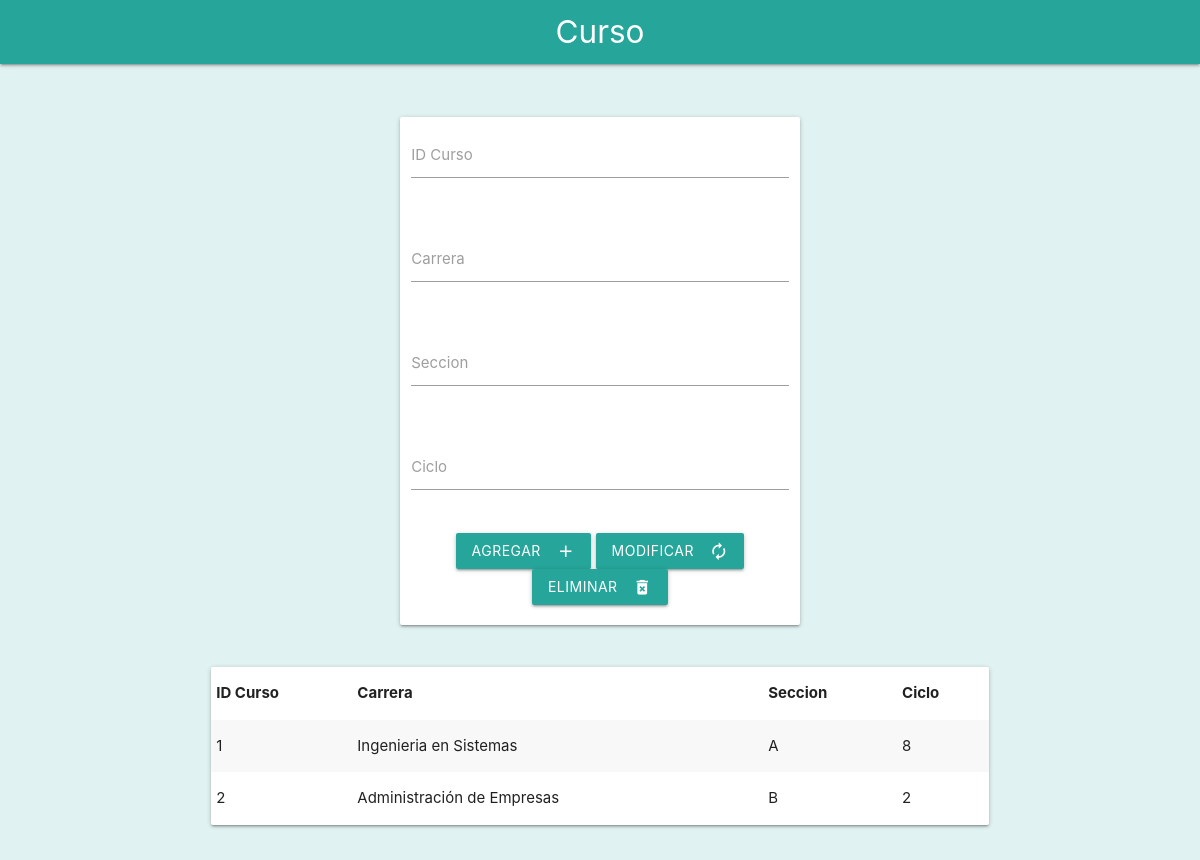
Screenshot of /acciones/curso/form.php with the database file from the repository.
### tables this page shows
CREATE TABLE `curso` (
  `ID_curso` varchar(25) NOT NULL,
  `carrera` varchar(100) NOT NULL,
  `seccion` varchar(100) NOT NULL,
  `ciclo` varchar(100) NOT NULL
);

### acciones/curso/form.php (the view, shortened to what this page needs)
<!DOCTYPE html>
<html lang="en">
<head>
    <link type="text/css" rel="stylesheet" href="../../css/materialize.min.css" media="screen,projection" />
    <link type="text/css" rel="stylesheet" href="../../css/general.css" media="screen,projection" />
</head>
<body>
    <nav>
        <div class="nav-wrapper  teal lighten-1">
            <a href="#" class="brand-logo center">Curso</a>
        </div>
    </nav>
    <br>
    <br>
    <div class="row">
        <div class="col s4"></div>
        <form class="col s4 card" method="POST">
            <div class="row">
                <div class="input-field col s12">
                    <input id="last_name" type="text" class="validate" name="id">
                    <label for="last_name">ID Curso</label>
                </div>
            </div>
            <div class="row">
                <div class="input-field col s12">
                    <input id="last_name" type="text" class="validate" name="carrera">
                    <label for="last_name">Carrera</label>
                </div>
            </div>
            <div class="row">
                <div class="input-field col s12">
                    <input id="last_name" type="text" class="validate" name="seccion">
                    <label for="last_name">Seccion</label>
                </div>
            </div>
            <div class="row">
                <div class="input-field col s12">
                    <input id="last_name" type="text" class="validate" name="ciclo">
                    <label for="last_name">Ciclo</label>
                </div>
            </div>
            <div class="row center-align">
                <button class="btn waves-effect waves-light" type="submit" name="action" formaction="insert.php">Agregar
                    <i class="material-icons right">add</i>
                </button>
                <button class="btn waves-effect waves-light" type="submit" name="action" formaction="update.php">Modificar
                    <i class="material-icons right">autorenew</i>
                </button>
                <button class="btn waves-effect waves-light" type="submit" name="action" formaction="delete.php">Eliminar
                    <i class="material-icons right">delete_forever</i>
                </button>
            </div>
        </form>
    </div>
    <div class="row">
        <div class="col s2"></div>
        <div class="col s8">
            <table class="white card striped">
                <thead>
                <tr>
                    <th>ID Curso</th>
                    <th>Carrera</th>
                    <th>Seccion</th>
                    <th>Ciclo</th>
                </tr>
            </thead>
            <tbody>
            <?php
                include("../../connect/connect.php");
                $busrcar = "SELECT * FROM curso";
                $resultado = $conn->query($busrcar);
                if ($resultado->num_rows >0) {
                    while ($filas = $resultado->fetch_assoc()) {
            ?>
                        <tr>
                        <td><?php echo $filas['ID_curso']?></td>
                        <td><?php echo $filas['carrera']?></td>
                        <td><?php echo $filas['seccion']?></td>
                        <td><?php echo $filas['ciclo']?></td>
                        </tr>
            <?php
                    }
                }
            ?>
            </tbody>
            </table>
        </div>
    </div>
</body>
</html>

### css/general.css (style rules this page uses)
body { background-color: #e0f2f1; }

### rows the page displays
curso: ID_curso "1", carrera "Ingenieria en Sistemas", seccion "A", ciclo "8"
curso: ID_curso "2", carrera "Administración de Empresas", seccion "B", ciclo "2"
